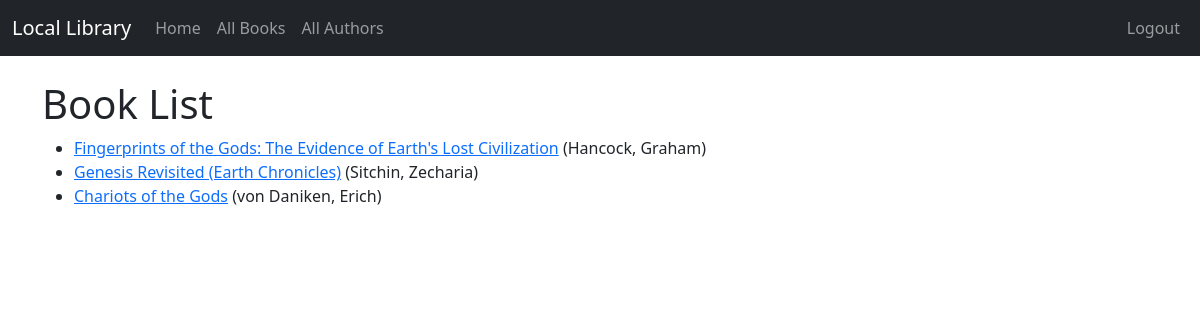
Page /book_list/ (signed in) on the committed database.
### catalog/models.py (models this page shows, shortened)
class Book(models.Model):
    title = models.CharField(max_length=200)
    author = models.ForeignKey('Author', on_delete=models.RESTRICT, null=True)
    summary = models.TextField(max_length=1000, help_text='Enter a brief description of the book')
    isbn = models.CharField('ISBN', max_length=13, unique=True,
                            help_text='13 Character <a href="https://www.isbn-international.org/content/what-isbn">ISBN number</a>')
    genre = models.ManyToManyField(Genre, help_text='Select a genre for this book')
    def get_absolute_url(self):
        return reverse('book_detail', args=[str(self.id)])

class Author(models.Model):
    first_name = models.CharField(max_length=100)
    last_name = models.CharField(max_length=100)
    date_of_birth = models.DateField(null=True, blank=True)
    date_of_death = models.DateField('Died', null=True, blank=True)
    class Meta:
        ordering = ['last_name', 'first_name']
    def __str__(self):
        return f'{self.last_name}, {self.first_name}'

### catalog/views.py (the view)
# urls.py: path('book_list/', views.BookListView.as_view(), name='book_list'),
class BookListView(LoginRequiredMixin, generic.ListView):
    model = Book

### catalog/templates/catalog/book_list.html
{% extends "base.html" %}
{% block content %}
  <h1>Book List</h1>
  {% if book_list %}
  <ul>
    {% for book in book_list %}
      <li>
        <a href="{{ book.get_absolute_url }}">{{ book.title }}</a> ({{book.author}})
      </li>
    {% endfor %}
  </ul>
  {% else %}
    <p>There are no books in the library.</p>
  {% endif %}
{% endblock %}

### rows in the picture
Book: title "Fingerprints of the Gods: The Evidence of Earth's Lost Civilization", author "Hancock, Graham"
Book: title "Genesis Revisited (Earth Chronicles)", author "Sitchin, Zecharia"
Book: title "Chariots of the Gods", author "von Daniken, Erich"
